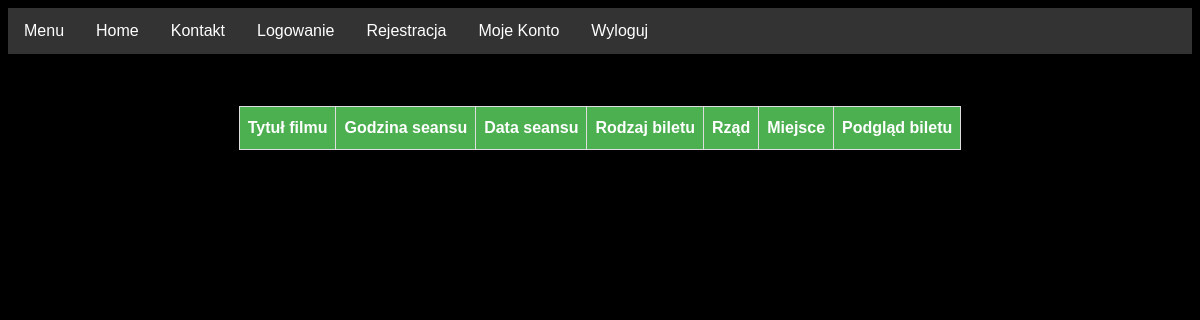
The app's page /moje_bilety.php (signed in), older data.
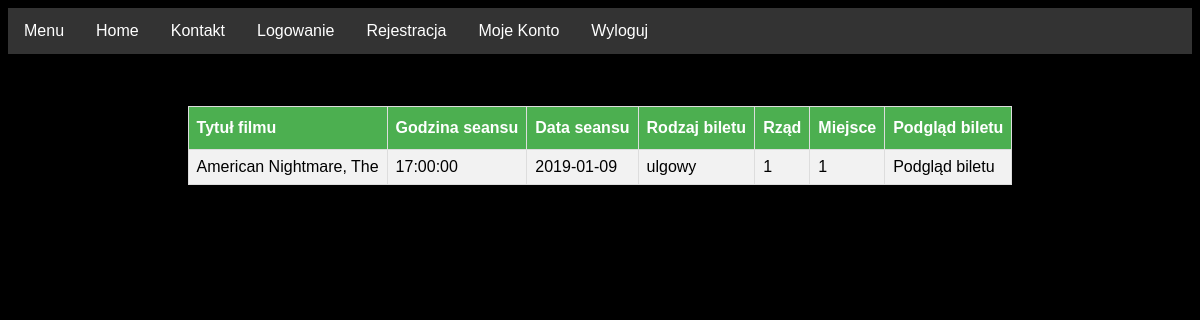
The same page, newer data.
### tables this page shows
CREATE TABLE `bilet` (
  `ID_bilet` int(10) NOT NULL,
  `ID_zamowienie` int(10) NOT NULL,
  `ID_repertuar` int(10) NOT NULL,
  `ID_sala` int(10) NOT NULL,
  `ID_rodzajbiletu` int(10) NOT NULL
);

CREATE TABLE `film` (
  `ID_film` int(10) NOT NULL,
  `tytul` varchar(255) NOT NULL,
  `rezyser` varchar(255) NOT NULL,
  `scenariusz` varchar(255) DEFAULT NULL,
  `gatunek` varchar(255) NOT NULL,
  `premiera` date DEFAULT NULL,
  `kraj_pochodzenia` varchar(255) DEFAULT NULL,
  `czas_trwania` int(6) NOT NULL
);

CREATE TABLE `repertuar` (
  `ID_repertuar` int(10) NOT NULL,
  `ID_film` int(10) NOT NULL,
  `godzina` time NOT NULL,
  `data` date NOT NULL,
  `liczba_wolnych_miejsc` int(3) NOT NULL
);

CREATE TABLE `rodzaj_biletu` (
  `ID_rodzajbiletu` int(10) NOT NULL,
  `nazwa` varchar(15) NOT NULL
);

CREATE TABLE `sala` (
  `ID_sala` int(10) NOT NULL,
  `ID_repertuar` int(10) NOT NULL,
  `rzad` int(2) NOT NULL,
  `miejsce` int(2) NOT NULL,
  `ID_rodzajstanu` int(10) NOT NULL
);

### moje_bilety.php (the view, shortened to what this page needs)
<?php
	require_once "connect.php";
	if(isset($_SESSION['zalogowany'])&&($_SESSION['zalogowany']==true))
	{
		$ID_osoba = $_SESSION['ID_osoba'];
		try{
			$polaczenie = new  mysqli($host, $db_user, $db_password, $db_name);
			if ($polaczenie->connect_errno!=0)
				{
					throw new Exception(mysqli_connect_errno());
				}
				else
				{
					$rezultat = $polaczenie->query("SELECT 	bilet.ID_bilet, film.tytul, repertuar.godzina, repertuar.data,
															rodzaj_biletu.nazwa, sala.rzad, sala.miejsce
													FROM bilet
													JOIN repertuar ON bilet.ID_repertuar = repertuar.ID_repertuar
													JOIN zamowienie ON zamowienie.ID_zamowienie = bilet.ID_zamowienie
													JOIN film ON film.ID_film = repertuar.ID_film
													JOIN sala ON sala.ID_sala = bilet.ID_sala
													JOIN rodzaj_biletu ON rodzaj_biletu.ID_rodzajbiletu = bilet.ID_rodzajbiletu
													WHERE zamowienie.ID_osoba = $ID_osoba
													ORDER BY repertuar.data DESC");
				}
		}catch(Exception $e){
			echo '<span style="color: red;"> Błąd serwera! Przepraszamy za niedogodności i prosimy o rejestrację w innym terminie!</span>';
			echo '<br/>Informacja developerska:'.$e;
		}
	}
?>
<!DOCTYPE HTML>
<html lang="pl">
<head>
	<link rel="stylesheet" href="CSS/mainStyle.css" type="text/css">
	<link rel="stylesheet" href="CSS/styles.css" type="text/css">
	<link rel="stylesheet" href="CSS/style.css" type="text/css">
</head>
<body>
	<div  id="menu">
		<ul>
			<li><a href="#news"><span color onclick="openNav()">Menu</span></a></li>
			<li><a class="active" href="index.php">Home</a></li>
			<li><a href="kontakt.php">Kontakt</a></li>
			<li><a onclick="document.getElementById('id01').style.display='block'">Logowanie</a></li>
			<li><a href="rejestracja.php">Rejestracja</a></li>
			<li><a href="konto.php">Moje Konto</a></li>
			<li>
				<?php if(isset($_SESSION['zalogowany']))
						echo '<a href="logout.php">Wyloguj</a>';
				?>
			</li>
		</ul>
	</div>
	  	<div id="wrapper">
			<table id="customers">
				<tr>
					<th>Tytuł filmu</th>
					<th>Godzina seansu</th>
					<th>Data seansu</th>
					<th>Rodzaj biletu</th>
					<th>Rząd</th>
					<th>Miejsce</th>
					<th>Podgląd biletu</th>
				</tr>
				<?php
					while($row = $rezultat->fetch_assoc())
					{
						echo "<tr>";
						echo "<td>".$row['tytul']."</td>";
						echo "<td>".$row['godzina']."</td>";
						echo "<td>".$row['data']."</td>";
						echo "<td>".$row['nazwa']."</td>";
						echo "<td>".$row['rzad']."</td>";
						echo "<td>".$row['miejsce']."</td>";
						echo '<td><a href="generuj_bilet.php?id='.$row['ID_bilet'].'" style="text-decoration: none; color: black;" target="_blank">Podgląd biletu</a></td>';
						echo "</tr>";
					}
				?>
			</table>
		</div>
</body>
</html>

Row changes from the older to the newer data that the page shows:
added bilet: film.tytul "American Nightmare, The", ID_repertuar.godzina "17:00:00", ID_repertuar.data "2019-01-09", ID_rodzajbiletu.nazwa "ulgowy", ID_sala.rzad "1", ID_sala.miejsce "1"
